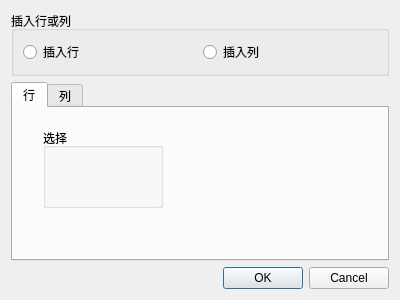
<?xml version="1.0" encoding="UTF-8"?>
<ui version="4.0">
 <class>TableInsertRowOrColDialog</class>
 <widget class="QDialog" name="TableInsertRowOrColDialog">
  <property name="geometry">
   <rect>
    <x>0</x>
    <y>0</y>
    <width>400</width>
    <height>300</height>
   </rect>
  </property>
  <property name="windowTitle">
   <string>Dialog</string>
  </property>
  <layout class="QVBoxLayout" name="verticalLayout">
   <item>
    <widget class="QGroupBox" name="groupBox">
     <property name="title">
      <string>插入行或列</string>
     </property>
     <layout class="QHBoxLayout" name="horizontalLayout">
      <item>
       <widget class="QRadioButton" name="radioButton">
        <property name="text">
         <string>插入行</string>
        </property>
       </widget>
      </item>
      <item>
       <widget class="QRadioButton" name="radioButton_2">
        <property name="text">
         <string>插入列</string>
        </property>
       </widget>
      </item>
     </layout>
    </widget>
   </item>
   <item>
    <widget class="QTabWidget" name="tabWidget">
     <property name="contextMenuPolicy">
      <enum>Qt::PreventContextMenu</enum>
     </property>
     <property name="currentIndex">
      <number>0</number>
     </property>
     <widget class="QWidget" name="tab">
      <attribute name="title">
       <string>行</string>
      </attribute>
      <widget class="QGroupBox" name="groupBox_2">
       <property name="geometry">
        <rect>
         <x>30</x>
         <y>20</y>
         <width>120</width>
         <height>80</height>
        </rect>
       </property>
       <property name="title">
        <string>选择</string>
       </property>
      </widget>
     </widget>
     <widget class="QWidget" name="tab_2">
      <attribute name="title">
       <string>列</string>
      </attribute>
     </widget>
    </widget>
   </item>
   <item>
    <widget class="QDialogButtonBox" name="buttonBox">
     <property name="orientation">
      <enum>Qt::Horizontal</enum>
     </property>
     <property name="standardButtons">
      <set>QDialogButtonBox::Cancel|QDialogButtonBox::Ok</set>
     </property>
    </widget>
   </item>
  </layout>
 </widget>
 <resources/>
 <connections>
  <connection>
   <sender>buttonBox</sender>
   <signal>accepted()</signal>
   <receiver>TableInsertRowOrColDialog</receiver>
   <slot>accept()</slot>
   <hints>
    <hint type="sourcelabel">
     <x>248</x>
     <y>254</y>
    </hint>
    <hint type="destinationlabel">
     <x>157</x>
     <y>274</y>
    </hint>
   </hints>
  </connection>
  <connection>
   <sender>buttonBox</sender>
   <signal>rejected()</signal>
   <receiver>TableInsertRowOrColDialog</receiver>
   <slot>reject()</slot>
   <hints>
    <hint type="sourcelabel">
     <x>316</x>
     <y>260</y>
    </hint>
    <hint type="destinationlabel">
     <x>286</x>
     <y>274</y>
    </hint>
   </hints>
  </connection>
 </connections>
</ui>
